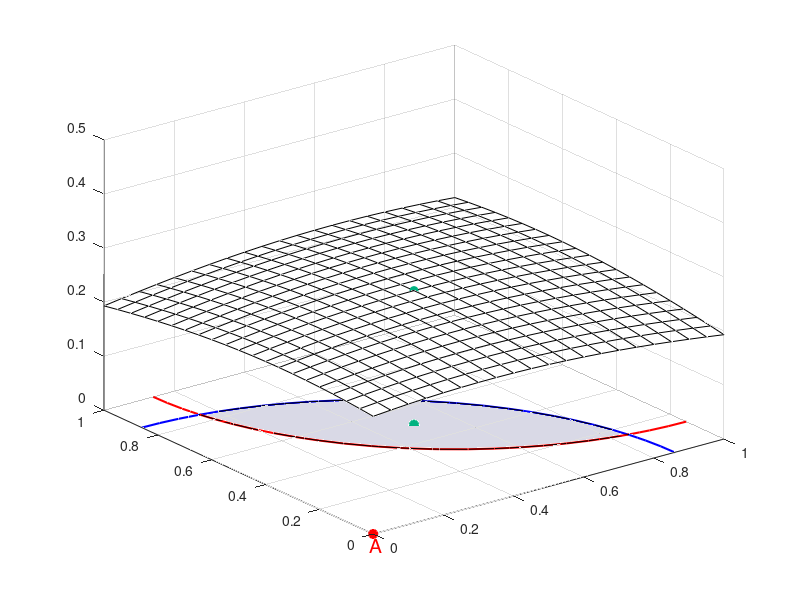

Write MATLAB code to recreate this figure. (Note: this script raises an error after producing the figure.)
clear all
clc

mu1 = [0 0];
mu2 = [1 1];
sigma = [1 0; 0 1];

x1 = -3:.05:5;
x2 = -3:.05:5;
[X1,X2] = meshgrid(x1,x2);
X = [X1(:) X2(:)];

y1 = mvnpdf(X,mu1,sigma);
y1 = reshape(y1,length(x2),length(x1));
y2 = mvnpdf(X,mu2,sigma);
y2 = reshape(y2,length(x2),length(x1));
y = y1+y2;

%find maximum point of y 
[tempV1, tempI1] = max(y);
[tempV2, tempI2] = max(max(y));

maxValue = tempV2;
max_x1 = x1(tempI1(tempI2));
max_x2 = x2(tempI2);

% plot surface
s1 = surf(X1,X2, y,'FaceAlpha',0);
hold on

% denote the maximum on the bottom
scatter(max_x1,max_x2,'MarkerEdgeColor',[0 .7 .5],...
    'MarkerFaceColor',[0 .7 .5],...
    'LineWidth',1.5)

% denote the maximum on the surface
scatter3(max_x1,max_x2,maxValue,'MarkerEdgeColor',[0 .7 .5],...
    'MarkerFaceColor',[0 .7 .5])

% zoom in to overlapped region
xlim([0 1])
ylim([0 1])
zlim([0 0.5])

% 1st contour 
c1 = contour(x1,x2,y1,[0.11 0.11], 'b', 'LineWidth',1.5 );
hold on

% A: point and test 
scatter(mu1(1),mu1(2),'MarkerEdgeColor','r',...
    'MarkerFaceColor','r',...
    'LineWidth',1.5)
text(-0.05,-0.05, 0,'A', 'Color','r','FontSize', 14)
hold on

% 2st contour 
c2 = contour(x1,x2,y2,[0.11 0.11], 'r', 'LineWidth',1.5);
hold on
scatter(mu2(1),mu2(2),'MarkerEdgeColor','b',...
    'MarkerFaceColor','b',...
    'LineWidth',1.5)
% B: point and test 
text(1.05,1.05, 0,'B', 'Color','b','FontSize', 14)


startN = 45;
endN = 70;

startN2 = 114;
endN2 =141;

btwRegion = [c1(1,startN:endN), c2(1,startN2:endN2)];
x_region = [c1(2,startN:endN), c2(2,startN2:endN2)];
ff = fill(x_region, btwRegion, [0.85 0.85 0.90]);
ff.EdgeColor = 'none';


fig = gca;
xLab = xlabel('S','FontSize', 14);
xticks([]);
yLab = ylabel('T','FontSize', 14);
yticks([]);
zlabel('W','FontSize', 14)
zticks([])
